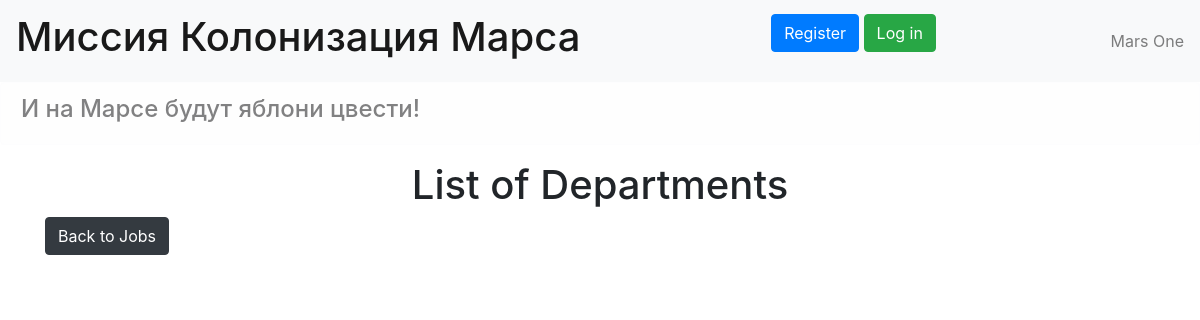
The page /departments on the database as committed earlier.
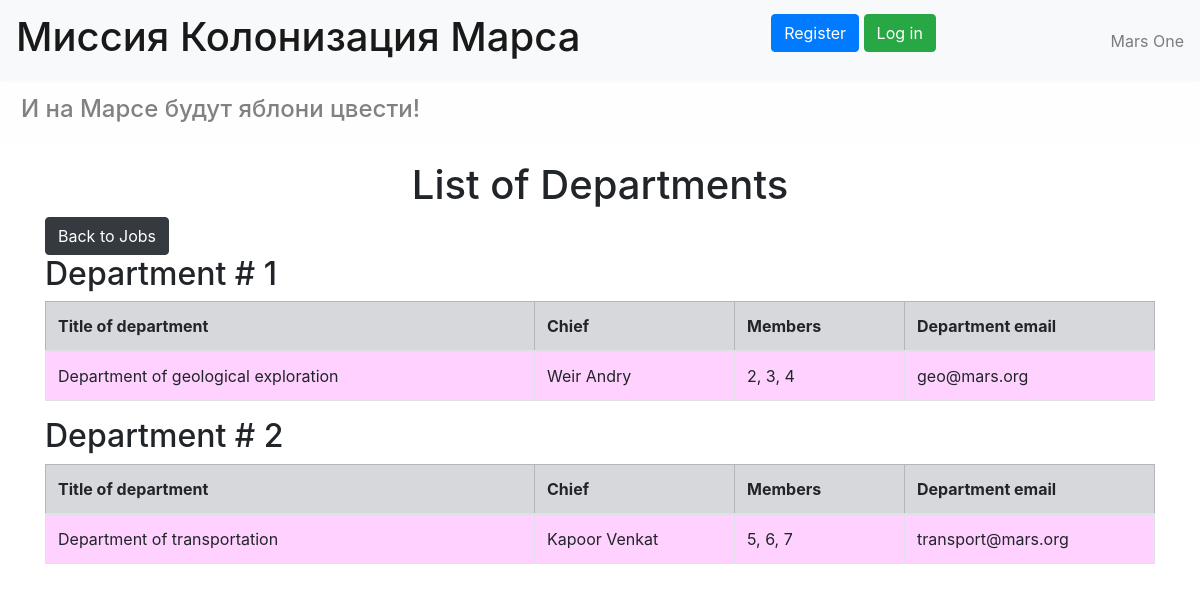
The same page on the database as committed later.
### data/departments.py (models this page shows)
class Department(SqlAlchemyBase):
    __tablename__ = 'departments'
    id = sqlalchemy.Column(sqlalchemy.Integer,
                           primary_key=True, autoincrement=True)
    title = sqlalchemy.Column(sqlalchemy.String, nullable=True)
    chief_id = sqlalchemy.Column(sqlalchemy.Integer, sqlalchemy.ForeignKey("users.id"))
    chief = orm.relation('User')
    members = sqlalchemy.Column(sqlalchemy.String, nullable=True)
    email = sqlalchemy.Column(sqlalchemy.String, nullable=True)

### data/users.py (models this page shows, shortened)
class User(SqlAlchemyBase, UserMixin, SerializerMixin):
    __tablename__ = 'users'
    id = sqlalchemy.Column(sqlalchemy.Integer,
                           primary_key=True, autoincrement=True)
    surname = sqlalchemy.Column(sqlalchemy.String, nullable=True)
    name = sqlalchemy.Column(sqlalchemy.String, nullable=True)
    age = sqlalchemy.Column(sqlalchemy.Integer, nullable=True)
    position = sqlalchemy.Column(sqlalchemy.String, nullable=True)
    speciality = sqlalchemy.Column(sqlalchemy.String, nullable=True)
    address = sqlalchemy.Column(sqlalchemy.String, nullable=True)
    email = sqlalchemy.Column(sqlalchemy.String, unique=True, nullable=True)
    city_from = sqlalchemy.Column(sqlalchemy.String, unique=True, nullable=True)
    hashed_password = sqlalchemy.Column(sqlalchemy.String, nullable=True)
    modified_date = sqlalchemy.Column(sqlalchemy.DateTime, default=datetime.datetime.now)

### main.py (the view)
@app.route('/departments')
def departments():
    session = db_session.create_session()
    dep = session.query(Department)
    return render_template('departments_list.html', departments=dep, title='List of Departments')

### data/db_session.py (called while the page is built)
def create_session() -> Session:
    global __factory
    return __factory()

### templates/departments_list.html (shortened to what this page needs)
{% extends "base.html" %}
{% block content %}
<h1>List of Departments</h1>
<a class="btn btn-dark" href="/">Back to Jobs</a>
 <br>
{% for dep in departments %}
    <h2>Department # {{dep.id}}</h2>
    <table class="table table-bordered">
        <thead>
        <tr class="table-secondary">
            <th>Title of department</th>
            <th>Chief</th>
            <th>Members</th>
            <th>Department email</th>
        </tr>
        </thead>
        <tbody>
        <tr>
            <td class="purple">{{dep.title}}</td>
            <td class="purple" width="200px">{{dep.chief.surname}} {{dep.chief.name}}</td>
            <td class="purple" width="170px">{{dep.members}}</td>
            <td class="purple" width="250px">{{dep.email}}</td>
        </tr>
        </tbody>
    </table>
{% endfor %}
{% endblock %}

### templates/base.html (shortened to what this page needs)
<!DOCTYPE html>
<html lang="en">
<head>
    <link rel="stylesheet"
                    href="https://stackpath.bootstrapcdn.com/bootstrap/4.4.1/css/bootstrap.min.css"
>
    <link rel="stylesheet" type="text/css" href="{{url_for('static', filename='css/style.css')}}" />
</head>
<body>
    <header>
    <nav class="navbar navbar-light bg-light">
        <span class="navbar-brand mb-0 h1"><h1>Миссия Колонизация Марса</h1></span>
        {% if current_user.is_authenticated %}
        <a class="navbar-brand" href="/logout">{{ current_user.name }} {{ current_user.surname }}</a>
        {% else %}
        <p>
            <a class="btn btn-primary " href="/register">Register</a>
            <a class="btn btn-success" href="/login">Log in</a>
        </p>
       {% endif %}
        <span class="navbar-text">Mars One</span>
    </nav>
    <div class="alert alert-light">
        <h4>И на Марсе будут яблони цвести!</h4>
    </div>
    </header>
    <main role="main" class="container">
        {% block content %}{% endblock %}
    </main>
</body>
</html>

### static/css/style.css (style rules this page uses)
h1 { text-align: center; }
.purple { background-color: #FED1FF; }

Rows that differ between the two databases and show on the page:
added Department: id "1", title "Department of geological exploration", chief.surname "Weir", chief.name "Andry", members "2, 3, 4", email "geo@mars.org"
added Department: id "2", title "Department of transportation", chief.surname "Kapoor", chief.name "Venkat", members "5, 6, 7", email "transport@mars.org"
